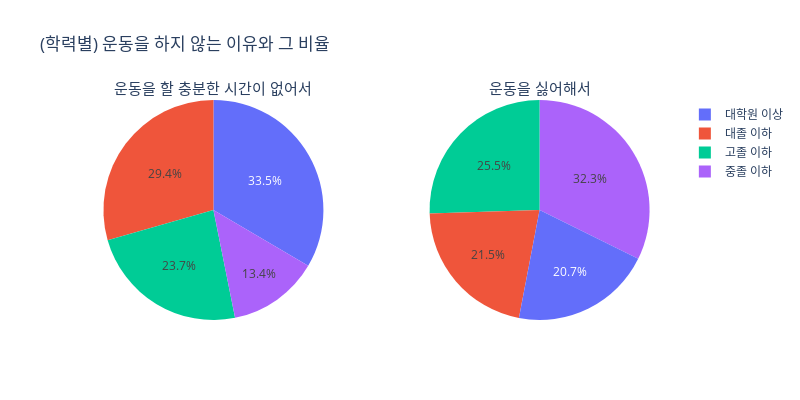

The notebook cell this image was saved under:
### Code cell
# 3. (학력별) 운동을 하지 않는 이유와 비율 - 시각화

# 2x1 서브플롯 생성, 원 그래프를 위한 서브플롯 유형 지정
fig = make_subplots(
    rows=1, cols=2,
    subplot_titles=("운동을 할 충분한 시간이 없어서", "운동을 싫어해서"),
    specs=[[{"type": "pie"}, {"type": "pie"}]]
)

# 첫 번째 서브플롯: 운동을 할 충분한 시간이 없어서
fig.add_trace(go.Pie(labels=data3['분류'], values=data3['운동을 할 충분한 시간이 없어서']), row=1, col=1)

# 두 번째 서브플롯: 운동을 싫어해서
fig.add_trace(go.Pie(labels=data3['분류'], values=data3['운동을 싫어해서']), row=1, col=2)

# 이미지 크기 설정
fig.update_layout(width=800, height=400)
fig.update_annotations(font=dict(size=15)) # 폰트 사이즈 설정
fig.update_layout(title_text="(학력별) 운동을 하지 않는 이유와 그 비율") # 타이틀 설정

fig.show()

### Figure 1 — Plotly figure (JSON) as saved in the notebook; plotly's stock layout.template omitted (floating-point values rounded to 4 significant figures)
{"data": [{"domain": {"x": [0, 0.45], "y": [0, 1]}, "labels": ["중졸 이하", "고졸 이하", "대졸 이하", "대학원 이상"], "type": "pie", "values": [26.1, 46.3, 57.4, 65.3]}, {"domain": {"x": [0.55, 1], "y": [0, 1]}, "labels": ["중졸 이하", "고졸 이하", "대졸 이하", "대학원 이상"], "type": "pie", "values": [46.2, 36.5, 30.7, 29.6]}], "layout": {"annotations": [{"font": {"size": 15}, "showarrow": false, "text": "운동을 할 충분한 시간이 없어서", "x": 0.225, "xanchor": "center", "xref": "paper", "y": 1, "yanchor": "bottom", "yref": "paper"}, {"font": {"size": 15}, "showarrow": false, "text": "운동을 싫어해서", "x": 0.775, "xanchor": "center", "xref": "paper", "y": 1, "yanchor": "bottom", "yref": "paper"}], "height": 400, "title": {"text": "(학력별) 운동을 하지 않는 이유와 그 비율"}, "width": 800}}
